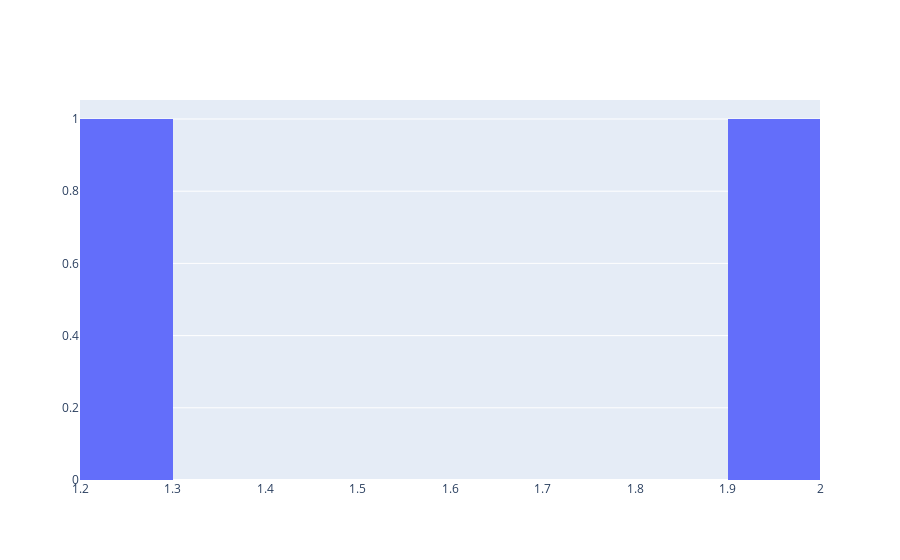

The cell this chart's notebook holds for it:
### Code cell
tmp = xyz['z']-274

import plotly.graph_objects as go

fig = go.Figure(data=[go.Histogram(x=tmp, xbins=dict(start=-2, end=2, size=0.1))])
fig.show()

### Figure 1 — Plotly figure (JSON) as saved in the notebook; plotly's stock layout.template omitted (floating-point values rounded to 4 significant figures; data arrays with more than 128 entries replaced by an {"elided": "..."} marker saying what was removed)
{"data": [{"type": "histogram", "x": {"elided": "464 float values"}, "xbins": {"end": 2, "size": 0.1, "start": -2}}], "layout": {}}
